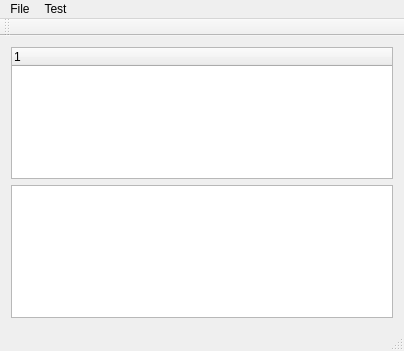
<?xml version="1.0" encoding="UTF-8"?>
<ui version="4.0">
 <class>MainWindow</class>
 <widget class="QMainWindow" name="MainWindow">
  <property name="geometry">
   <rect>
    <x>0</x>
    <y>0</y>
    <width>404</width>
    <height>351</height>
   </rect>
  </property>
  <property name="windowTitle">
   <string>MainWindow</string>
  </property>
  <widget class="QWidget" name="centralWidget">
   <layout class="QVBoxLayout" name="verticalLayout">
    <item>
     <widget class="QTreeWidget" name="treeWidget">
      <column>
       <property name="text">
        <string notr="true">1</string>
       </property>
      </column>
     </widget>
    </item>
    <item>
     <widget class="QListWidget" name="listWidget"/>
    </item>
   </layout>
  </widget>
  <widget class="QMenuBar" name="menuBar">
   <property name="geometry">
    <rect>
     <x>0</x>
     <y>0</y>
     <width>404</width>
     <height>21</height>
    </rect>
   </property>
   <widget class="QMenu" name="menuFile">
    <property name="title">
     <string>File</string>
    </property>
    <addaction name="actionRefresh"/>
   </widget>
   <widget class="QMenu" name="menuTest">
    <property name="title">
     <string>Test</string>
    </property>
    <addaction name="actionFile"/>
    <addaction name="actionTables"/>
   </widget>
   <addaction name="menuFile"/>
   <addaction name="menuTest"/>
  </widget>
  <widget class="QToolBar" name="mainToolBar">
   <attribute name="toolBarArea">
    <enum>TopToolBarArea</enum>
   </attribute>
   <attribute name="toolBarBreak">
    <bool>false</bool>
   </attribute>
  </widget>
  <widget class="QStatusBar" name="statusBar"/>
  <action name="actionRefresh">
   <property name="text">
    <string>Refresh</string>
   </property>
  </action>
  <action name="actionFile">
   <property name="text">
    <string>File</string>
   </property>
  </action>
  <action name="actionTables">
   <property name="text">
    <string>Tables</string>
   </property>
  </action>
 </widget>
 <layoutdefault spacing="6" margin="11"/>
 <resources/>
 <connections/>
</ui>
